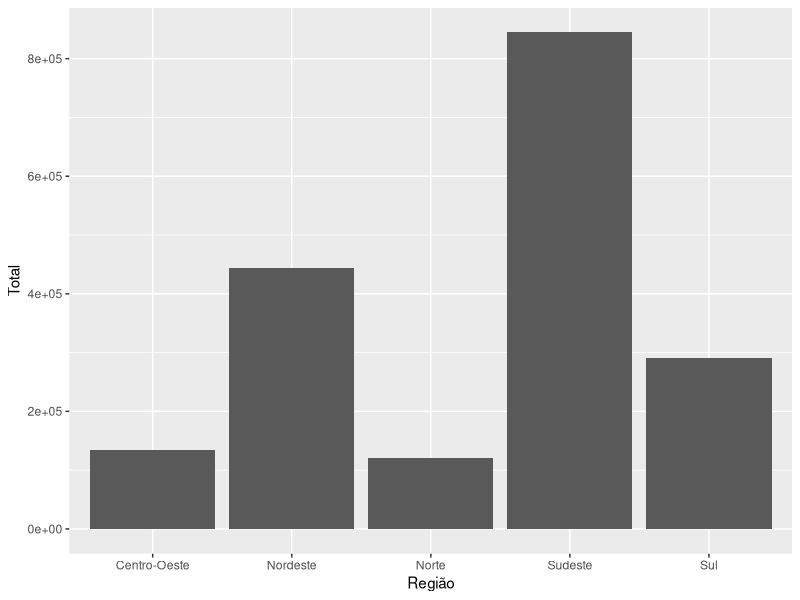
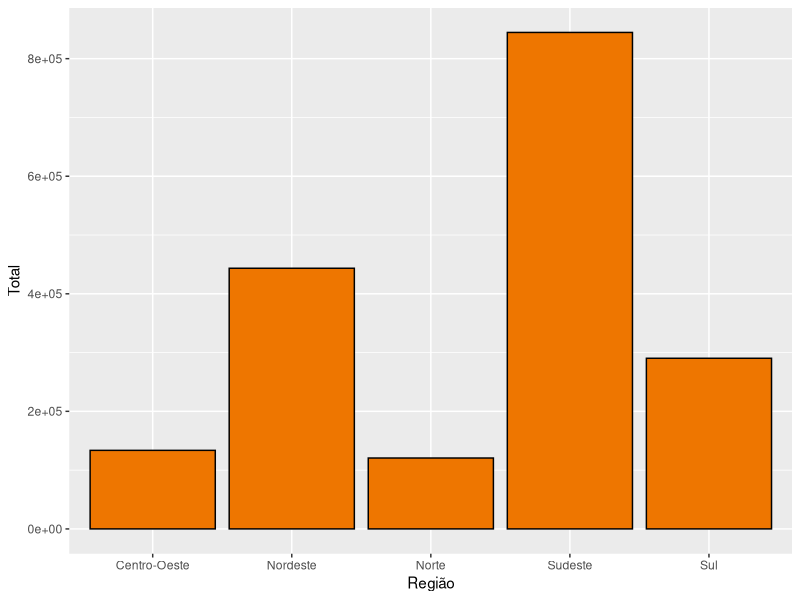
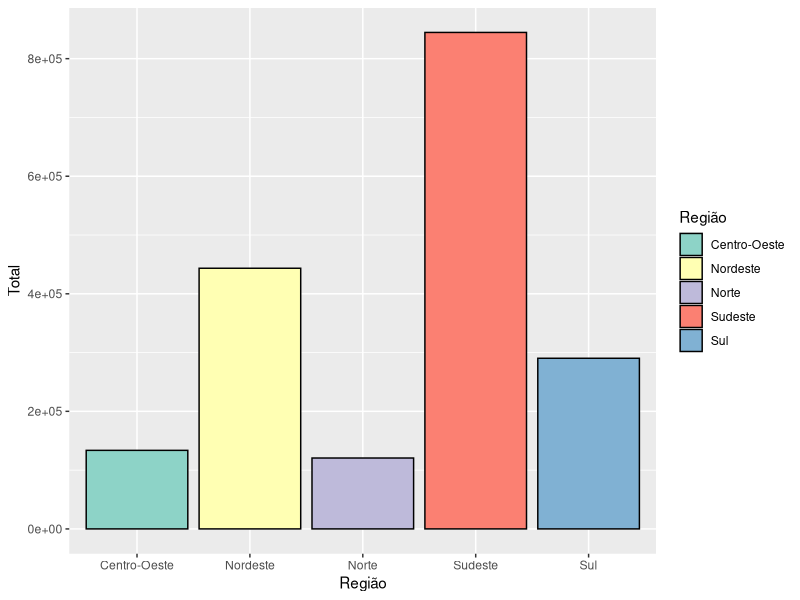
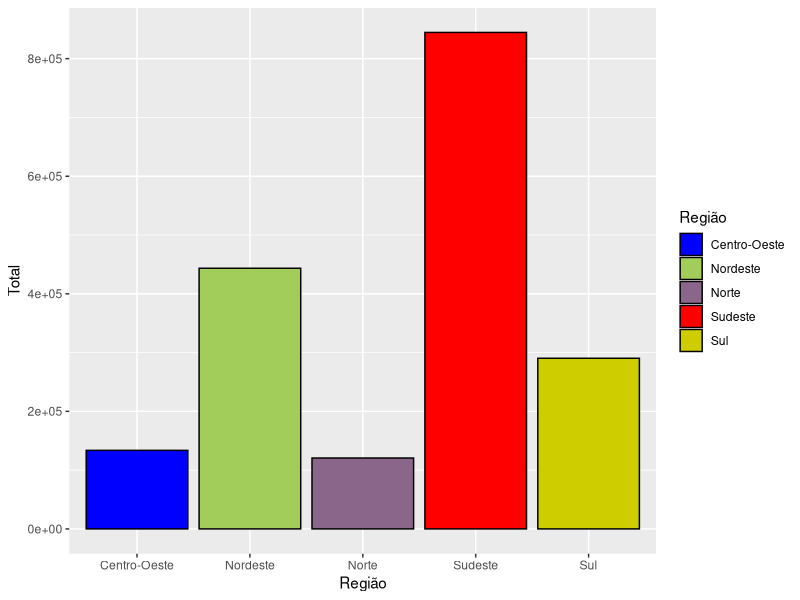
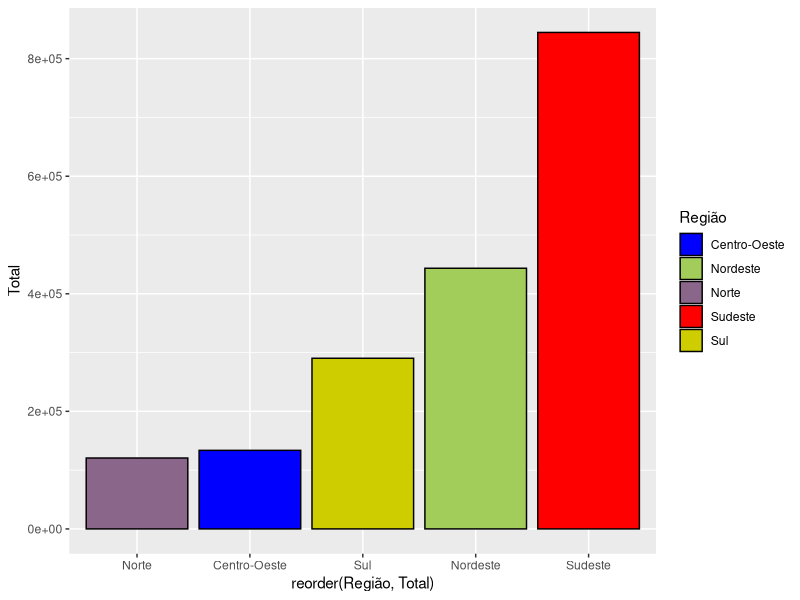
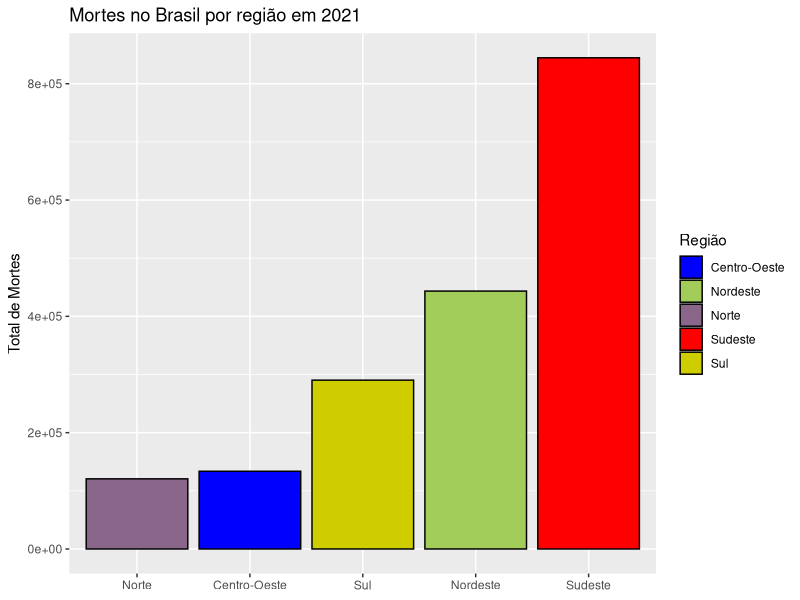
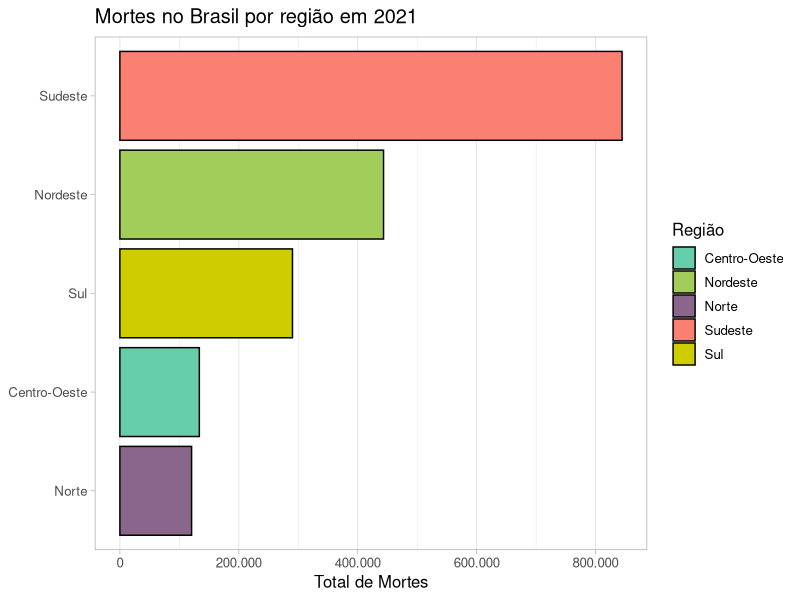

R code for these plots, in order:
library(ggplot2)
library(RColorBrewer)
library(scales)

# lendo o arquivo CSV dentro da pasta 'dataset'
my.data <- read.csv("dataset/data_mortalidade_Regiao.csv", check.names = FALSE)

# removendo a linha de total geral
my.data <- my.data[my.data$Região != "Total", ]

# IMG 1 - grafico com as colunas na cor cinza
p2 <- ggplot(my.data, aes(x = Região, y = Total)) +
  geom_bar(stat = "identity")
ggsave("img_grafic/img1.png", p2, width = 6, height = 3, dpi = 300)

# IMG 2 - grafico com as colunas na cor laranja e borda preta
p3 <- ggplot(my.data, aes(x = Região, y = Total)) +
  geom_bar(stat = "identity", fill = "darkorange2", color = "black")
ggsave("img_grafic/img2.png", p3, width = 6, height = 3, dpi = 300)

# IMG 3 - grafico com as colunas coloridas pela paleta de cores Set3
p4 <- ggplot(my.data, aes(x = Região, y = Total, fill = Região)) +
  geom_bar(stat = "identity", color = "black") +
  scale_fill_brewer(palette = "Set3")  # aplica paleta predefinida Set3
ggsave("img_grafic/img3.png", p4, width = 6, height = 3, dpi = 300)

# IMG 4 - definindo manualmente as cores de cada coluna
p5 <- ggplot(my.data, aes(x = Região, y = Total, fill = Região)) +
  geom_bar(stat = "identity", color = "black") +
  scale_fill_manual(values = c("blue", "darkolivegreen3", "plum4", "red", "yellow3"))
ggsave("img_grafic/img4.png", p5, width = 6, height = 3, dpi = 300)

# IMG 5 - ordenando as barras de forma crescente pelo valor total
p6 <- ggplot(my.data, aes(x = reorder(Região, Total), y = Total, fill = Região)) +
  geom_bar(stat = "identity", color = "black")+
  scale_fill_manual(values = c("blue", "darkolivegreen3", "plum4", "red", "yellow3"))
ggsave("img_grafic/img5.png", p6, width = 6, height = 3, dpi = 300)

# IMG 6 - adicionando rotulos e titulo ao grafico
p7 <- ggplot(my.data, aes(x = reorder(Região, Total), y = Total, fill = Região)) +
  geom_bar(stat = "identity", color = "black") +
  scale_fill_manual(values = c("blue", "darkolivegreen3", "plum4", "red", "yellow3")) +
  labs(
    x = NULL,  # removendo o rotulo do eixo X
    y = "Total de Mortes",
    title = "Mortes no Brasil por região em 2021"
  )
ggsave("img_grafic/img6.png", p7, width = 6, height = 3, dpi = 300)

# IMG 7 - aplicando tema claro, invertendo eixos e formatando valores do eixo Y
p8 <- ggplot(my.data, aes(x = reorder(Região, Total), y = Total, fill = Região)) +
  geom_bar(stat = "identity", color = "black") +
  scale_fill_manual(values = c("mediumaquamarine", "darkolivegreen3", "plum4", "salmon", "yellow3")) +
  labs(
    x = NULL,
    y = "Total de Mortes",
    title = "Mortes no Brasil por região em 2021"
  ) +
  theme_light(base_size = 12) +  # aplicando tema claro com fonte tamanho 12
  coord_flip() +  # invertendo os eixos, antes X era vertical e Y horizontal
  theme(
    panel.grid.major.y = element_blank(),  # removendo linhas horizontais principais
    panel.grid.minor.y = element_blank()   # removendo linhas horizontais secundarias
  ) +
  scale_y_continuous(
    labels = comma_format(big.mark = ".", decimal.mark = ",")
  )  # formatando os valores do eixo Y com ponto '.' e virgula ','
ggsave("img_grafic/img7.png", p8, width = 6, height = 3, dpi = 300)
